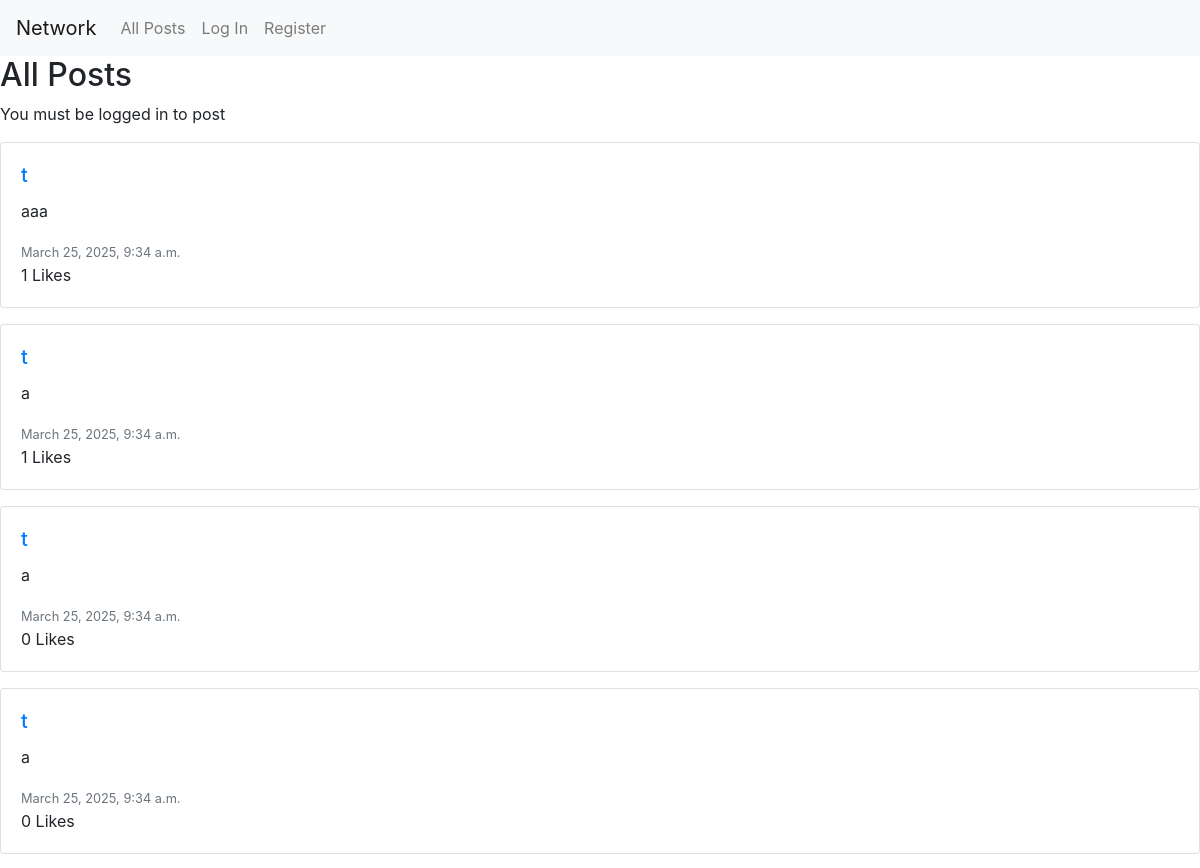
The app's page / (upper part), older data.
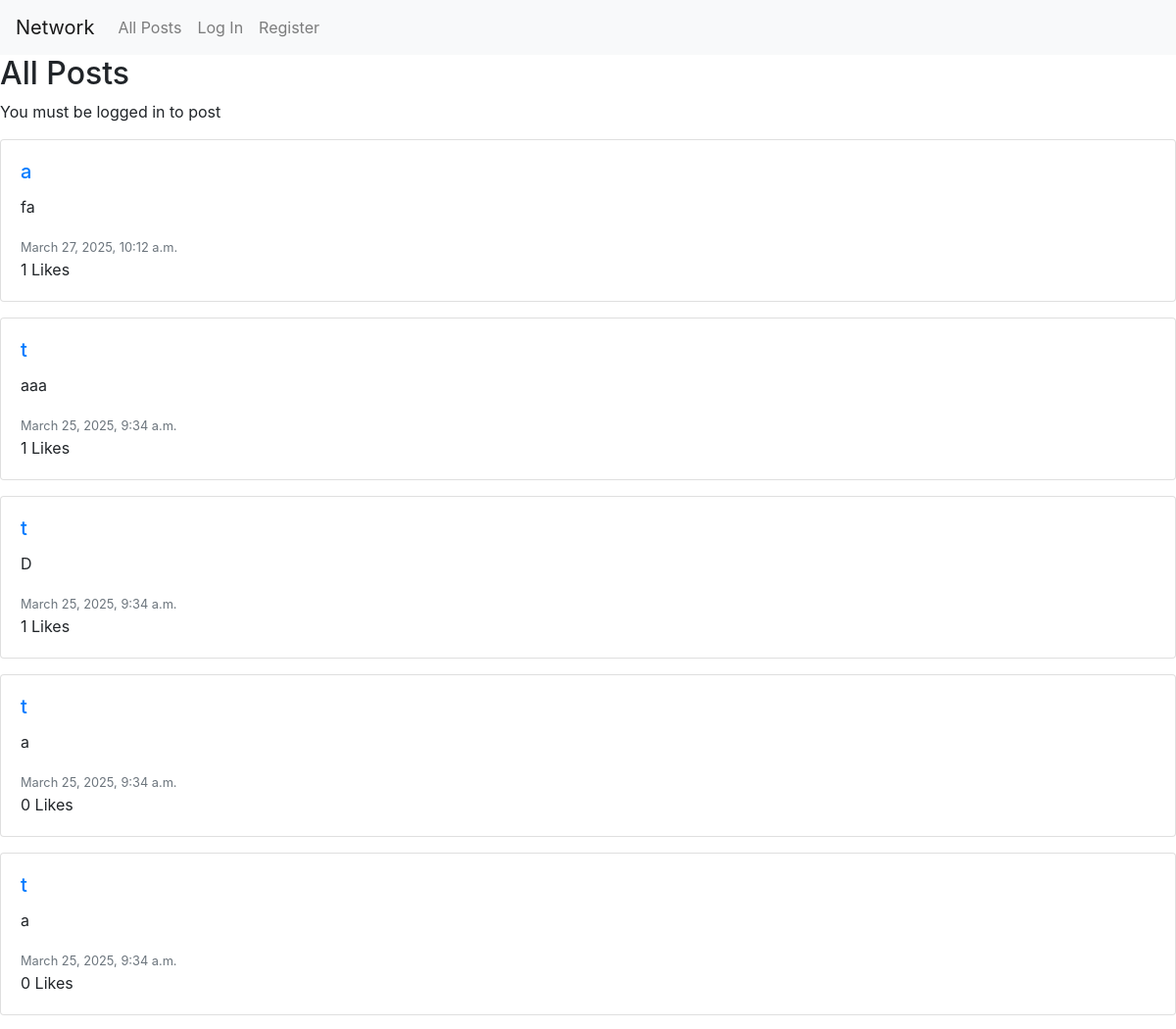
The same page, newer data.
### network/models.py (models this page shows, shortened)
class Post(models.Model):
    user = models.ForeignKey(User, on_delete=models.CASCADE, related_name="posts")
    content = models.TextField()
    timestamp = models.DateTimeField(auto_now_add = True)
    likes = models.ManyToManyField(User, related_name="liked_posts", blank=True)

class User(AbstractUser):
    pass

### network/views.py (the view)
# urls.py: path("", views.index, name="index"),
def index(request):
    if request.method == "POST":
        content = request.POST.get("content")
        if content:
            Post.objects.create(user=request.user, content=content, timestamp=now())
        return redirect("index")
    posts = Post.objects.all().order_by("-timestamp")
    paginator=Paginator(posts,10)
    page_number = request.GET.get("page")
    page_object = paginator.get_page(page_number)
    liked_posts = []
    if request.user.is_authenticated:
        liked_posts = Post.objects.filter(likes=request.user).values_list("id", flat=True)
    return render(request, "network/index.html", {
        "page_object": page_object,
        "posts": posts,
        "liked_posts": liked_posts,
    })

### network/templates/network/index.html (shortened to what this page needs)
{% extends "network/layout.html" %}
{% load static %}
{% block body %}
    <h2>All Posts</h2>
    {% if user.is_authenticated %}
        <div class="new_post mb-4">
            <form action="{% url 'index' %}" method="post">
                {% csrf_token %}
                <textarea name="content" class="form-control" placeholder="What's on your mind?" rows="3"></textarea>
                <button type="submit" class="btn btn-primary mt-2">Post</button>
            </form>
        </div>
    {% else %}
        <p>You must be logged in to post</p>
    {% endif %}
    <div class="posts">
        {% for post in posts %}
            <div class="post card mb-3">
                <div class="card-body">
                    <h5 class="card-title">
                        <a href = "{% url 'profile' post.user.username %}">{{ post.user }}</a>
                    </h5>
                    <p class="post-content card-text">{{ post.content }}</p>
                    <small class="text-muted">{{ post.timestamp }}</small>
                    <br>
                    <span id="like-count-{{ post.id }}" style="text-align: left;">{{ post.likes.count }}</span> Likes
                </div>
            </div>
            {% empty %}
                <p>No posts yet</p>
            {% endfor %}
    </div>
{% endblock %}

Row changes from the older to the newer data that the page shows:
added Post: user "a", content "fa", timestamp "March 27, 2025, 10:12 a.m.", likes.count "1"
changed Post (number 3 of 5 on the later page): content "a" → "D"
